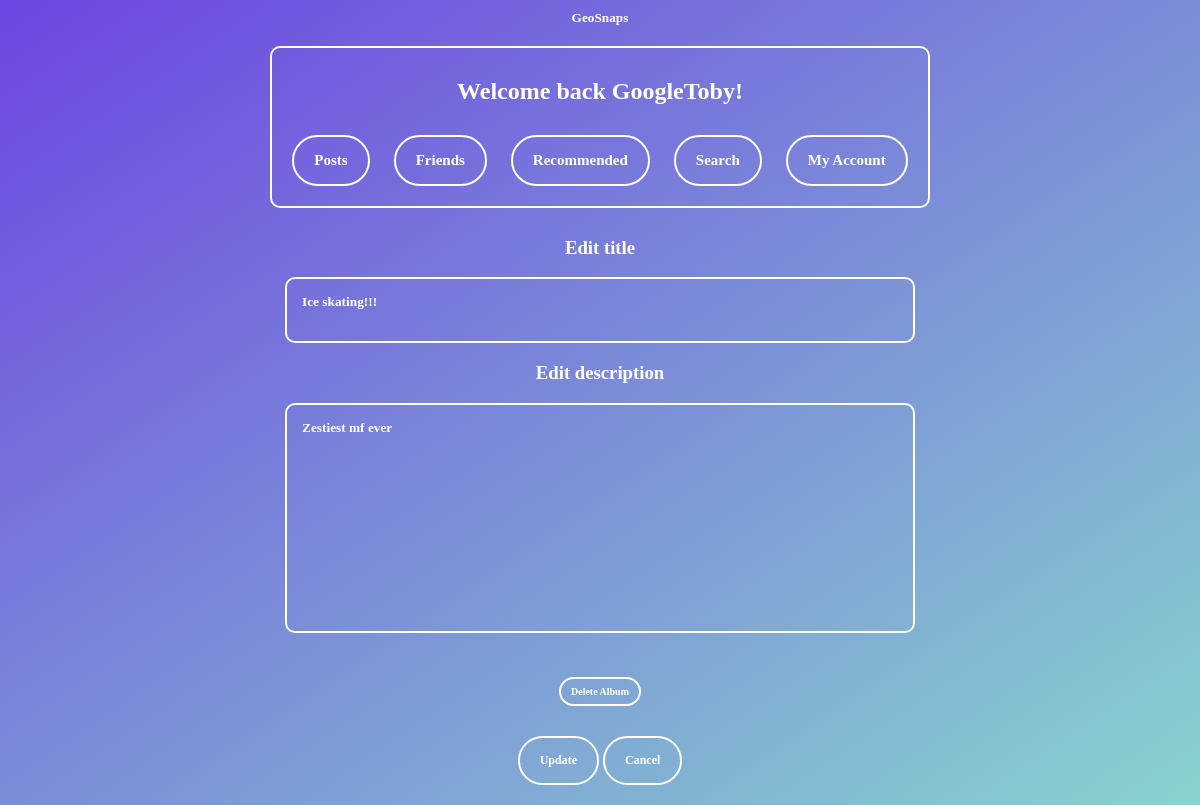
The page /editalbum?id=1531 (signed in) on the database its author committed.
### tables this page shows
CREATE TABLE "Posts" (
	"text"	TEXT,
	"timeposted"	TEXT,
	"user"	TEXT NOT NULL,
	"id"	INTEGER NOT NULL UNIQUE,
	"filename"	TEXT,
	"descr"	TEXT,
	"likes"	INTEGER DEFAULT 0,
	"dislikes"	INTEGER DEFAULT 0,
	"privacy"	TEXT,
	"lng"	TEXT,
	"lat"	TEXT,
	"album"	TEXT,
	"country"	TEXT,
	"city"	TEXT,
	"town"	TEXT,
	PRIMARY KEY("id" AUTOINCREMENT)
);

### main.py (the view, shortened to what this page needs)
@web_site.route('/editalbum', methods=['GET', 'POST'])
def editalbum():
    albumid = request.args.get('id')
    username = session["username"]
    con = sqlite3.connect('database.db')
    sql = "SELECT user FROM Posts WHERE id = ?"
    cursor = con.cursor()
    cursor.execute(sql, (albumid,))
    getuser = cursor.fetchone()
    if not getuser:
        return render_template('404.html')
    if getuser[0] != username:
        return render_template('404.html')
    con.row_factory = sqlite3.Row
    sql = "SELECT * FROM Posts WHERE id = ?"
    cursor = con.cursor()
    cursor.execute(sql, (albumid,))
    rows = cursor.fetchall()
    return render_template("editalbum.html", rows=rows, albumid=albumid)

### templates/editalbum.html
{% extends 'base.html' %}
{% block content %}
<form method="POST">
{% for row in rows %}
  <h3>Edit title</h3>
  <p><textarea class="textareatitle" name="text" placeholder="Enter text here" maxlength="100">{{row["text"]}}</textarea></p>
  <h3>Edit description</h3>
  <p><textarea class="textareadescr" name="description" placeholder="Enter text here" maxlength="250">{{row["descr"]}}</textarea></p><br>
  <a href ='/deletealbum?id={{albumid}}' class="linkbuttonsmall">Delete Album</a>
  <p><input type="submit" value="Update"><input type="submit" name="cancel" value="Cancel"></p>
{% endfor %}
</form>
{% endblock %}

### templates/base.html (shortened to what this page needs)
<html>
<head>
<link href="/static/style.css" rel="stylesheet">
</head>
<body>
<a href='/GeoSnaps' style="display: block; text-decoration: none; color: white; pointer-events: none;">
  <h5 style="margin: 0px;">
    <span style="pointer-events: auto;">GeoSnaps</span>
  </h5>
</a>
<div class="buttonbox">
  {% if session["username"] %}
    <h2>Welcome back {{ session["username"] }}!</h2>
    <a href ='/allposts' class="linkbutton">Posts</a>
    <a href ='/friends' class="linkbutton">Friends</a>
    <a href ='/recommended' class="linkbutton">Recommended</a>
    <a href ='/search' class="linkbutton">Search</a>
    <a href ='/account' class="linkbutton">My Account</a>
  {% else %}
    <h2>You are not logged in</h2>
    <a href ='/Index' class="linkbutton">Register</a>
    <a href ='/login' class="linkbutton">Login</a>
  {% endif %}
</div>
  {% block content %}{% endblock %}
</body>
</html>

### static/style.css (style rules this page uses)
body { background: linear-gradient(to bottom right, #6e45e2, #88d3ce); text-align: center; }
h2 { color:white; font-family:Verdana; }
h3 { color:white; font-family:Verdana; }
h5 { color:white; font-family:Verdana; }
a { font-weight:bold; text-decoration:none; margin:10px; }
input[type=button], input[type=submit] { background-color: transparent; border: 2px solid white; font-family: "Verdana"; font-weight: 700; font-size: 12px; border-radius: 30px; color: white; padding: 15px 20px; text-decoration: none; margin: 4px 2px; cursor: pointer; align-items: center; justify-content: center; }
.linkbutton { display: inline-flex; align-items: center; justify-content: center; padding: 15px 20px; font-family: "Verdana"; font-weight: 700; font-size: 15px; text-decoration: none; color: #FFFFFF; border: 2px solid #FFFFFF; border-radius: 30px; }
.linkbuttonsmall { display: inline-flex; align-items: center; justify-content: center; padding: 7px 10px; font-family: "Verdana"; font-weight: 700; font-size: 10px; text-decoration: none; color: #FFFFFF; border: 2px solid #FFFFFF; border-radius: 15px; }
.buttonbox { border: 2px solid white; border-radius: 10px; padding: 10px; margin: 10px; display: inline-block; }
.textareadescr { background-color: transparent; color: white; padding: 15px 15px; border-radius: 10px; border: 2px solid white; font-family:Verdana; font-weight:bold; resize: none; width: 630px; height: 230px; }
.textareadescr::placeholder { color: #FFFFFF; }
.textareatitle { background-color: transparent; color: white; padding: 15px 15px; border-radius: 10px; border: 2px solid white; font-family:Verdana; font-weight:bold; resize: none; width: 630px; height: 66px; }
.textareatitle::placeholder { color: #FFFFFF; }

### rows shown on the page
Posts: username "GoogleToby", text "Ice skating!!!", description "Zestiest mf ever"
